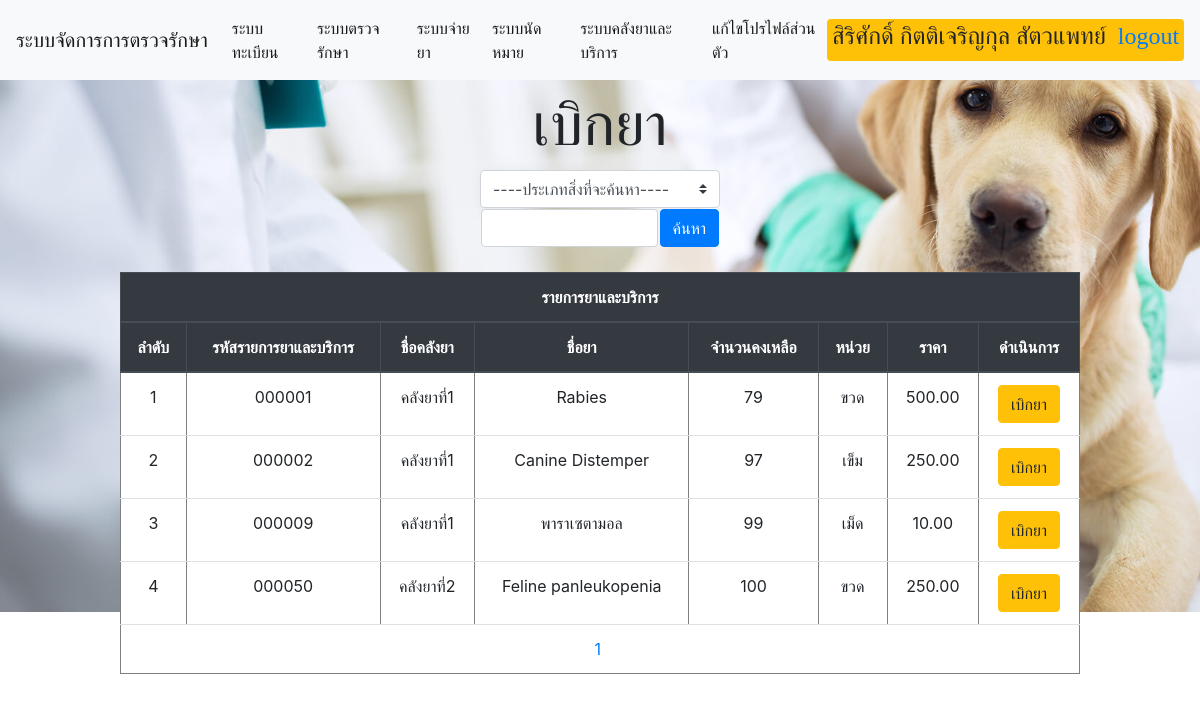
/TreatmentManagementProject/veterinary/vetdrugservice.php (signed in), run on the app's committed database.
### tables this page shows
CREATE TABLE `drugservicelist` (
  `ListID` char(6) NOT NULL,
  `DshID` int(1) NOT NULL,
  `DrugID` char(3) NOT NULL,
  `Balance` int(4) NOT NULL,
  `unit` varchar(10) NOT NULL,
  `price` float(8,2) NOT NULL
);

CREATE TABLE `drugservicestorehouse` (
  `DshID` int(1) NOT NULL,
  `Name` varchar(30) NOT NULL,
  `Address` varchar(30) NOT NULL,
  `Connumber` char(10) NOT NULL
);

CREATE TABLE `drugserviceinfo` (
  `DrugID` char(3) NOT NULL,
  `Name` varchar(30) NOT NULL,
  `Properties` varchar(30) NOT NULL,
  `instruction` varchar(30) NOT NULL,
  `extra` varchar(30) NOT NULL,
  `DcID` char(3) NOT NULL,
  `manufactid` char(3) NOT NULL
);

### TreatmentManagementProject/config/config.php (called while the page is built, shortened)
<?php
$home="../Main.php";
$vetregissystem="vetregissystem.php";
$vettreatment="vettreatment.php";
$vetpaydrug="vetpaydrug.php";
$vetappointment="vetappointment.php";
$vetdrugservice="vetdrugservice.php";
$veteditself="veteditself.php";
?>

### TreatmentManagementProject/mysql/connect.php (called while the page is built)
<?php
$connect = mysqli_connect($dbhost, $dbuser, $dbpass, $dbname);
mysqli_query($connect, "SET NAMES UTF8");
$result = mysqli_query($connect, $sql);
?>

### TreatmentManagementProject/veterinary/vetdrugservice.php (the view, shortened to what this page needs)
<?php
require("../config/config.php");
require("../mysql/config.php");
if(!empty($_GET['wordsearch']) && !empty($_GET['typesearch']))
{
  if(!empty($_REQUEST['page']))
  {
    $page=$_REQUEST['page'];
  }
  else
  {
    $page=1;
  }
    $pageprocess=($page*5)-5;
    $wordsearch = $_REQUEST['wordsearch'];
    $typesearch = $_REQUEST['typesearch'];
    if($typesearch=='1')
    {
      $sql2 ="select drugservicelist.listid AS listid,drugservicestorehouse.name AS storehousename,drugservicelist.dshid AS dshid,drugservicelist.drugid AS drugid,drugserviceinfo.name AS drugname,drugservicelist.balance AS balance,drugservicelist.unit AS unit,drugservicelist.price AS price from drugservicelist,drugservicestorehouse,drugserviceinfo,drugservicecatagory where drugservicelist.dshid = drugservicestorehouse.dshid and drugservicelist.drugid = drugserviceinfo.drugid and drugservicelist.listid LIKE '%" . $wordsearch . "%' and drugservicecatagory.dcid = drugserviceinfo.dcid and drugservicecatagory.type != 2";
      $sql = "select drugservicelist.listid AS listid,drugservicestorehouse.name AS storehousename,drugservicelist.dshid AS dshid,drugservicelist.drugid AS drugid,drugserviceinfo.name AS drugname,drugservicelist.balance AS balance,drugservicelist.unit AS unit,drugservicelist.price AS price from drugservicelist,drugservicestorehouse,drugserviceinfo,drugservicecatagory where drugservicelist.dshid = drugservicestorehouse.dshid and drugservicelist.drugid = drugserviceinfo.drugid and drugservicelist.listid LIKE '%" . $wordsearch . "%' and drugservicecatagory.dcid = drugserviceinfo.dcid and drugservicecatagory.type != 2 limit $pageprocess,5";
      }
    else if($typesearch=='2')
    {
      $sql2 ="select drugservicelist.listid AS listid,drugservicestorehouse.name AS storehousename,drugservicelist.dshid AS dshid,drugservicelist.drugid AS drugid,drugserviceinfo.name AS drugname,drugservicelist.balance AS balance,drugservicelist.unit AS unit,drugservicelist.price AS price from drugservicelist,drugservicestorehouse,drugserviceinfo,drugservicecatagory where drugservicelist.dshid = drugservicestorehouse.dshid and drugservicelist.drugid = drugserviceinfo.drugid and drugserviceinfo.name LIKE '%" . $wordsearch . "%' and drugservicecatagory.dcid = drugserviceinfo.dcid and drugservicecatagory.type != 2";
      $sql = "select drugservicelist.listid AS listid,drugservicestorehouse.name AS storehousename,drugservicelist.dshid AS dshid,drugservicelist.drugid AS drugid,drugserviceinfo.name AS drugname,drugservicelist.balance AS balance,drugservicelist.unit AS unit,drugservicelist.price AS price from drugservicelist,drugservicestorehouse,drugserviceinfo,drugservicecatagory where drugservicelist.dshid = drugservicestorehouse.dshid and drugservicelist.drugid = drugserviceinfo.drugid and drugserviceinfo.name LIKE '%" . $wordsearch . "%' and drugservicecatagory.dcid = drugserviceinfo.dcid and drugservicecatagory.type != 2 limit $pageprocess,5";
    }
    else
    {
      $sql2 ="select drugservicelist.listid AS listid,drugservicestorehouse.name AS storehousename,drugservicelist.dshid AS dshid,drugservicelist.drugid AS drugid,drugserviceinfo.name AS drugname,drugservicelist.balance AS balance,drugservicelist.unit AS unit,drugservicelist.price AS price from drugservicelist,drugservicestorehouse,drugserviceinfo where drugservicelist.dshid = drugservicestorehouse.dshid and drugservicelist.drugid = drugserviceinfo.drugid and drugservicecatagory.dcid = drugserviceinfo.dcid and drugservicecatagory.type != 2";
      $sql = "select drugservicelist.listid AS listid,drugservicestorehouse.name AS storehousename,drugservicelist.dshid AS dshid,drugservicelist.drugid AS drugid,drugserviceinfo.name AS drugname,drugservicelist.balance AS balance,drugservicelist.unit AS unit,drugservicelist.price AS price from drugservicelist,drugservicestorehouse,drugserviceinfo,drugservicecatagory where drugservicelist.dshid = drugservicestorehouse.dshid and drugservicelist.drugid = drugserviceinfo.drugid and drugservicecatagory.dcid = drugserviceinfo.dcid and drugservicecatagory.type != 2 limit $pageprocess,5";
    }
}
else
{
  if(!empty($_REQUEST['page']))
  {
    $page=$_REQUEST['page'];
  }
  else
  {
    $page=1;
  }
  $pageprocess=($page*5)-5;
  if(isset($_GET['wordsearch']))
  {
    $wordsearch = $_REQUEST['wordsearch'];
    $typesearch = $_REQUEST['typesearch'];
    if($typesearch=='1')
    {
      $sql2 ="select drugservicelist.listid AS listid,drugservicestorehouse.name AS storehousename,drugservicelist.dshid AS dshid,drugservicelist.drugid AS drugid,drugserviceinfo.name AS drugname,drugservicelist.balance AS balance,drugservicelist.unit AS unit,drugservicelist.price AS price from drugservicelist,drugservicestorehouse,drugserviceinfo,drugservicecatagory where drugservicelist.dshid = drugservicestorehouse.dshid and drugservicelist.drugid = drugserviceinfo.drugid and drugservicelist.listid LIKE '%" . $wordsearch . "%' and drugservicecatagory.dcid = drugserviceinfo.dcid and drugservicecatagory.type != 2";
      $sql = "select drugservicelist.listid AS listid,drugservicestorehouse.name AS storehousename,drugservicelist.dshid AS dshid,drugservicelist.drugid AS drugid,drugserviceinfo.name AS drugname,drugservicelist.balance AS balance,drugservicelist.unit AS unit,drugservicelist.price AS price from drugservicelist,drugservicestorehouse,drugserviceinfo,drugservicecatagory where drugservicelist.dshid = drugservicestorehouse.dshid and drugservicelist.drugid = drugserviceinfo.drugid and drugservicelist.listid LIKE '%" . $wordsearch . "%' and drugservicecatagory.dcid = drugserviceinfo.dcid and drugservicecatagory.type != 2 limit $pageprocess,5";
      }
    else if($typesearch=='2')
    {
      $sql2 ="select drugservicelist.listid AS listid,drugservicestorehouse.name AS storehousename,drugservicelist.dshid AS dshid,drugservicelist.drugid AS drugid,drugserviceinfo.name AS drugname,drugservicelist.balance AS balance,drugservicelist.unit AS unit,drugservicelist.price AS price from drugservicelist,drugservicestorehouse,drugserviceinfo,drugservicecatagory where drugservicelist.dshid = drugservicestorehouse.dshid and drugservicelist.drugid = drugserviceinfo.drugid and drugserviceinfo.name LIKE '%" . $wordsearch . "%' and drugservicecatagory.dcid = drugserviceinfo.dcid and drugservicecatagory.type != 2";
      $sql = "select drugservicelist.listid AS listid,drugservicestorehouse.name AS storehousename,drugservicelist.dshid AS dshid,drugservicelist.drugid AS drugid,drugserviceinfo.name AS drugname,drugservicelist.balance AS balance,drugservicelist.unit AS unit,drugservicelist.price AS price from drugservicelist,drugservicestorehouse,drugserviceinfo,drugservicecatagory where drugservicelist.dshid = drugservicestorehouse.dshid and drugservicelist.drugid = drugserviceinfo.drugid and drugserviceinfo.name LIKE '%" . $wordsearch . "%' and drugservicecatagory.dcid = drugserviceinfo.dcid and drugservicecatagory.type != 2 limit $pageprocess,5";
    }
  }
  else
  {
    $sql2 ="select drugservicelist.listid AS listid,drugservicestorehouse.name AS storehousename,drugservicelist.dshid AS dshid,drugservicelist.drugid AS drugid,drugserviceinfo.name AS drugname,drugservicelist.balance AS balance,drugservicelist.unit AS unit,drugservicelist.price AS price from drugservicelist,drugservicestorehouse,drugserviceinfo,drugservicecatagory where drugservicelist.dshid = drugservicestorehouse.dshid and drugservicelist.drugid = drugserviceinfo.drugid and drugservicecatagory.dcid = drugserviceinfo.dcid and drugservicecatagory.type != 2";
    $sql = "select drugservicelist.listid AS listid,drugservicestorehouse.name AS storehousename,drugservicelist.dshid AS dshid,drugservicelist.drugid AS drugid,drugserviceinfo.name AS drugname,drugservicelist.balance AS balance,drugservicelist.unit AS unit,drugservicelist.price AS price from drugservicelist,drugservicestorehouse,drugserviceinfo,drugservicecatagory where drugservicelist.dshid = drugservicestorehouse.dshid and drugservicelist.drugid = drugserviceinfo.drugid and drugservicecatagory.dcid = drugserviceinfo.dcid and drugservicecatagory.type != 2 limit $pageprocess,5";
  }
}
?>
<!doctype html>
<html lang="en">
  <head>
     <link rel="stylesheet" href="https://stackpath.bootstrapcdn.com/bootstrap/4.3.1/css/bootstrap.min.css">
  </head>
  <body>
 <nav class="navbar navbar-expand-lg navbar-light bg-light">
  <a class="navbar-brand" href="<?php echo $home; ?>">ระบบจัดการการตรวจรักษา</a>
  <div class="collapse navbar-collapse" id="navbarSupportedContent">
    <ul class="navbar-nav mr-auto">
      <li class="nav-item active">
        <a class="nav-link" href="<?php echo $vetregissystem; ?>">ระบบทะเบียน <span class="sr-only">(current)</span></a>
      </li>
      <li class="nav-item active">
        <a class="nav-link" href="<?php echo $vettreatment; ?>">ระบบตรวจรักษา <span class="sr-only">(current)</span></a>
      </li>
      <li class="nav-item active">
        <a class="nav-link" href="<?php echo $vetpaydrug; ?>">ระบบจ่ายยา <span class="sr-only">(current)</span></a>
      </li>
      <li class="nav-item active">
        <a class="nav-link" href="<?php echo $vetappointment; ?>">ระบบนัดหมาย <span class="sr-only">(current)</span></a>
      </li>
      <li class="nav-item active">
        <a class="nav-link" href="<?php echo $vetdrugservice; ?>">ระบบคลังยาและบริการ <span class="sr-only">(current)</span></a>
      </li>
      <li class="nav-item active">
        <a class="nav-link" href="<?php echo $veteditself; ?>">แก้ไขโปรไฟล์ส่วนตัว <span class="sr-only">(current)</span></a>
      </li>
    </ul>
    <span class = "badge badge-warning" style="font-family: 'TH SarabunPSK';font-weight: bold;"><h4><?php echo $_SESSION['name'] . "&nbsp;สัตวแพทย์" ."&nbsp;
    <a href = '../logout.php'>logout</a>" ?></h4></span>
  </div>
</nav>
   <center><div class="head1">เบิกยา</div></center>
<center>
    <form action="vetdrugservice.php" method="get">
    <div style="width: 20%;">
    <select class="browser-default custom-select" name="typesearch" required>
        <option value = ''>----ประเภทสิ่งที่จะค้นหา----</option>
        </select>
        <table border="0">
        <tr>
    <td><input class="form-control" type="text" name="wordsearch"></td><td><input class="btn btn-primary" type="submit" value="ค้นหา"></td>
    </tr>
    </table>
    </div>
    </form>
    <br>
    <div style="width: 80%;">
    <table class="table table-hover" border="1" bgcolor="#FFFFFF">
    <thead class="thead-dark">
       <tr bgcolor = "#d5f4e6" align="center">
        <th colspan="8">
        รายการยาและบริการ
        </th>
       </tr>
        <tr align="center">
            <th>ลำดับ</th>
            <th>รหัสรายการยาและบริการ</th>
            <th>ชื่อคลังยา</th>
            <th>ชื่อยา</th>
            <th>จำนวนคงเหลือ</th>
            <th>หน่วย</th>
            <th>ราคา</th>
            <th>ดำเนินการ</th>
        </tr>
        </thead>
            <?php
            if(empty($_REQUEST['count']))
            {
              $count = 0;
            }
            else
            {
              $count = $_REQUEST['count'];
            }
            require("../mysql/connect.php");
            while($row = mysqli_fetch_array($result))
            {
            $count++;
              echo "<tr align='center'>";
              echo "<td>$count</td>";
              echo "<td>$row[listid]</td>";
              echo "<td>$row[storehousename]</td>";
              echo "<td>$row[drugname]</td>";
              echo "<td>$row[balance]</td>";
              echo "<td>$row[unit]</td>";
              echo "<td>$row[price]</td>";
            ?>
            <td>
            <button class="btn btn-warning" onclick="paydrugexport('<?php echo $row['listid']; ?>','<?php echo $row['balance']; ?>')">เบิกยา</button>
            </td>
             <?php
              echo "</tr>";
            }
            ?>
            <tfoot>
        <tr><td colspan=8 align="center"><?php
        $sql=$sql2;
        require("../mysql/connect.php");
        $x=mysqli_num_rows($result);
         $count2=ceil($x/5);
         $count=0;
         for($i=1;$i<=$count2;$i++)
         {
          if(!empty($_GET['wordsearch']) && !empty($_GET['typesearch']))
          {
           ?>
           <a href='vetdrugservice.php?count=<?php echo $count ?>&page=<?php echo $i ?>&wordsearch=<?php echo $_GET['wordsearch'] ?>&typesearch=<?php echo $_GET['typesearch'] ?>'><?php echo $i; ?>&nbsp;</a>
           <?php
          }
          else
          {
            ?>
            <a href='vetdrugservice.php?count=<?php echo $count ?>&page=<?php echo $i ?>'><?php echo $i; ?>&nbsp;</a>
            <?php
          }
            $count+=5;
         }
        ?></td></tr>
        </tfoot>
    </table>
    </div>
    </center>
  </body>
</html>

### data on the page
drugservicelist: ListID "000001", DshID.Name "คลังยาที่1", DrugID.Name "Rabies", Balance "79", unit "ขวด", price "500.00"
drugservicelist: ListID "000002", DshID.Name "คลังยาที่1", DrugID.Name "Canine Distemper", Balance "97", unit "เข็ม", price "250.00"
drugservicelist: ListID "000009", DshID.Name "คลังยาที่1", DrugID.Name "พาราเซตามอล", Balance "99", unit "เม็ด", price "10.00"
drugservicelist: ListID "000050", DshID.Name "คลังยาที่2", DrugID.Name "Feline panleukopenia", Balance "100", unit "ขวด", price "250.00"

### other printed values
$_SESSION['name'] "สิริศักดิ์ กิตติเจริญกุล"
